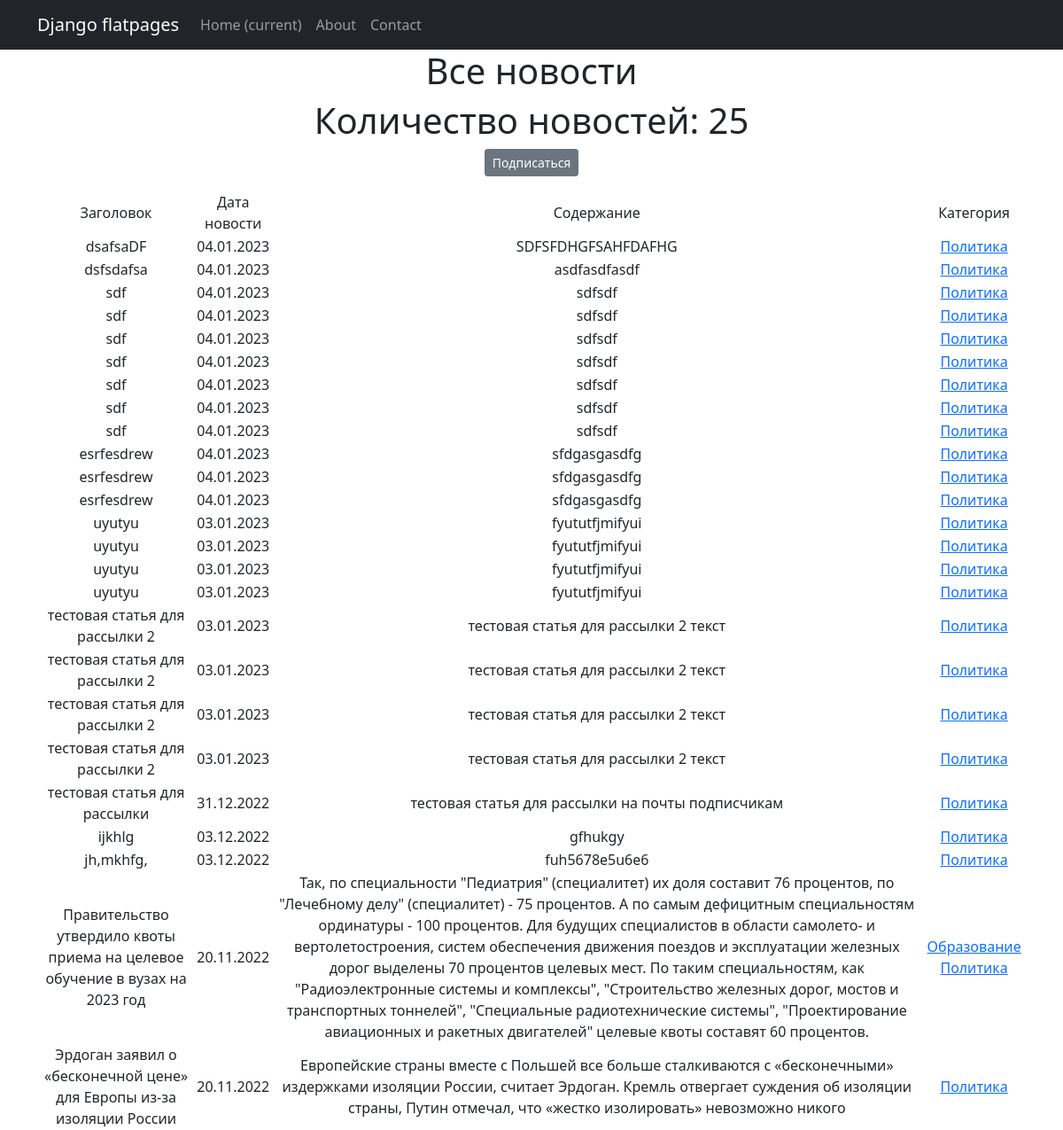
/news/categories/2, run on an earlier commit of the app's database.
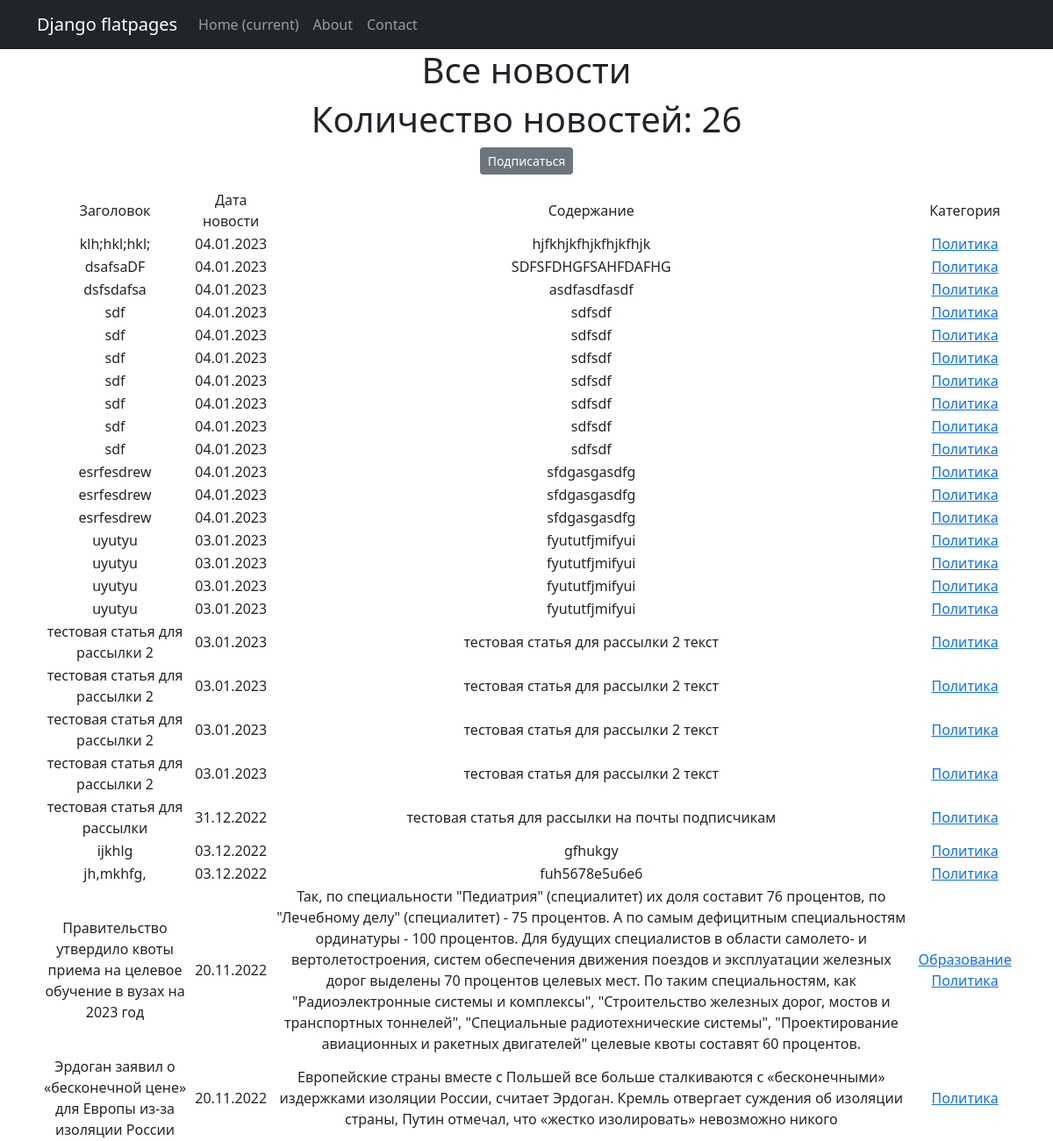
And on a later commit of the database.
### D5/models.py (models this page shows, shortened)
class Post(models.Model):
    news = 'nws'
    article = 'art'
    change = [(news, 'Новость'), (article, 'Статья')]
    author_id = models.ForeignKey(Author, on_delete=models.CASCADE)
    changes = models.CharField(choices=change, max_length=3)
    dt_create = models.DateTimeField(auto_now_add=True)
    category_id = models.ManyToManyField(Category, through='PostCategory')
    title = models.CharField(max_length=255)
    text = models.TextField()
    rank_post = models.IntegerField(default=0)

class Category(models.Model):
    name_category = models.CharField(unique=True, max_length=255)
    subscribers = models.ManyToManyField(User, blank=True, null=True, related_name='categories')
    def __str__(self):
        return self.name_category

### D5/views.py (the view)
# urls.py: path('categories/<int:pk>', CategoryListView.as_view(), name='category_list'),
class CategoryListView(ListView):
    model = Post
    template_name = 'news/category_list.html'
    context_object_name = 'category_news_list'
    def get_queryset(self):
        self.category = get_object_or_404(Category, id=self.kwargs['pk'])
        queryset = Post.objects.filter(category_id=self.category).order_by('-dt_create')
        return queryset
    def get_context_data(self, **kwargs):
        context = super().get_context_data(**kwargs)
        context['is_not_subscriber'] = self.request.user not in self.category.subscribers.all()
        context['category'] = self.category
        return context

### D5/templatetags/custom_filters.py (called while the page is built)
@register.filter()
def censor(text):
    for wrd in CENSOR:
        if wrd in text:
            rep_len = '*' * (len(wrd) - 1)
            pref = wrd[0]
            rep = f'{pref}{rep_len}'
            text = text.replace(wrd, rep)
        else:
            continue
    return text

### templates/news/category_list.html (shortened to what this page needs)
{% extends 'flatpages/default.html' %}
{% load custom_filters %}
{% block content %}
<h1>Все новости</h1>
{% if category_news_list %}
<h1>Количество новостей: {{category_news_list|length}}</h1>
    {% if is_not_subscriber %}
    <p class="text-center"><a href="{% url 'subscribe' category.id %}"
                              class="btn btn-secondary btn-sm">Подписаться</a> </p>
    {% endif %}
<table>
    <tr>
        <td>Заголовок</td>
        <td>Дата новости</td>
        <td>Содержание</td>
        <td>Категория</td>
    </tr>
    {% for new1 in category_news_list %}
    <tr>
        <td>{{ new1.title }}</td>
        <td>{{ new1.dt_create|date:'d.m.Y' }}</td>
        <td>{{ new1.text }}</td>
                    <td>{% for category in new1.category_id.all %}
            <a href="{% url 'category_list' category.id %}">{{ category }}</a>
               {% endfor %}</td>
    </tr>
    {% endfor %}
</table>
{% else %}
<h2> Нет новостей! </h2>
{% endif %}
{% endblock content %}

What changed in the data, as far as the page shows it:
added Post: title "klh;hkl;hkl;", dt_create "04.01.2023", text "hjfkhjkfhjkfhjkfhjk", Category (name_category "Политика")
Also different on the page:
{{ category_news_list|length }}: "25" → "26"
